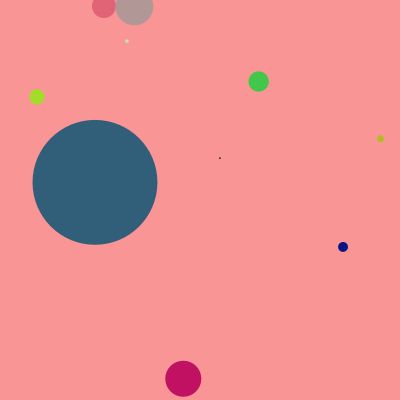
Frame 1 (no input)
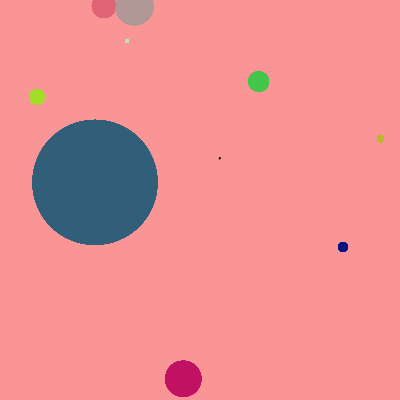
Frame 60 (the mouse pressed at the canvas centre just before this capture)
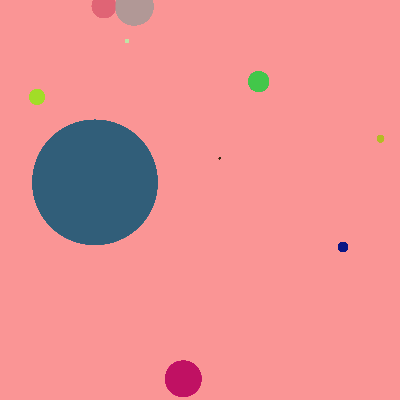
Frame 120 (the mouse held since frame 60 and released just before this capture)

The Processing sketch that drew these frames (run headless with seeded random() and noise(); from frame 60 on, the mouse is pressed at the canvas centre):

// Processing sketch: processing_91947
// ── processing_91947.pde

//Jiyoung Lee
// homework 9
//copyright @ jiyoung lee

float [ ] x= {random(0,400),
random(0,400),
random(0,400),
random(0,400),
random(0,400),
random(0,400),
random(0,400),
random(0,400),
random(0,400),
random(0,400),};
float [ ] y = {random(0,400),
random(0,400),
random(0,400),
random(0,400),
random(0,400),
random(0,400),
random(0,400),
random(0,400),
random(0,400),
random(0,400),
};

float [] z = { random(0,50),
random(0,50),
random(0,100),
random(0,150),
random(0,200),
random(0,120),
random(0,150),
random(0,100),
random(0,50),
random(0,50),
};





color [ ] col = {color(random(255), random(255), random(255)),
color(random(255), random(255), random(255)),
color(random(255), random(255), random(255)),
color(random(255), random(255), random(255)),
color(random(255), random(255), random(255)),
color(random(255), random(255), random(255)),
color(random(255), random(255), random(255)),
color(random(255), random(255), random(255)),
color(random(255), random(255), random(255)),
color(random(255), random(255), random(255)),};
                    


void setup()
{
  size(400,400);
  background(250,149,149);


}



void draw()
{
   for(int i = 0; i < x.length; i++)
  {
    noStroke();
    fill(col [i]);
    ellipse(x[i],y[i],z[i],z[i]);
   
    
  }
  
}
